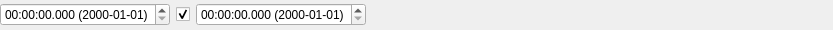
<?xml version="1.0" encoding="UTF-8"?>
<ui version="4.0">
 <class>Form</class>
 <widget class="QWidget" name="Form">
  <property name="geometry">
   <rect>
    <x>0</x>
    <y>0</y>
    <width>833</width>
    <height>30</height>
   </rect>
  </property>
  <property name="windowTitle">
   <string>Form</string>
  </property>
  <layout class="QVBoxLayout" name="verticalLayout">
   <property name="margin">
    <number>0</number>
   </property>
   <item>
    <layout class="QHBoxLayout" name="horizontalLayout_2" stretch="0,0,0,1">
     <item>
      <widget class="QDateTimeEdit" name="start_datetime">
       <property name="displayFormat">
        <string>hh:mm:ss.zzz (yyyy-MM-dd)</string>
       </property>
      </widget>
     </item>
     <item>
      <widget class="QCheckBox" name="stop_enabled_check_box">
       <property name="text">
        <string/>
       </property>
       <property name="checked">
        <bool>true</bool>
       </property>
      </widget>
     </item>
     <item>
      <widget class="QDateTimeEdit" name="stop_datetime">
       <property name="displayFormat">
        <string>hh:mm:ss.zzz (yyyy-MM-dd)</string>
       </property>
      </widget>
     </item>
     <item>
      <spacer name="horizontalSpacer">
       <property name="orientation">
        <enum>Qt::Horizontal</enum>
       </property>
       <property name="sizeHint" stdset="0">
        <size>
         <width>40</width>
         <height>20</height>
        </size>
       </property>
      </spacer>
     </item>
    </layout>
   </item>
  </layout>
 </widget>
 <resources/>
 <connections/>
</ui>
